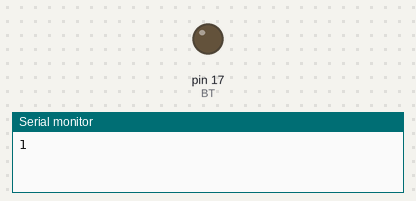
Recording of a sketch running on a simulated Arduino Uno, built with avr-gcc and run on an emulated ATmega328P. Shown: output pins drawn as LEDs (lit = HIGH), the last lines printed to the serial monitor.

Above: at 0.1 s.
At 12.6 s:
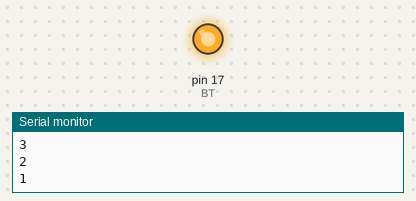
Timing chart, 0 to 14.1 s (numbered marks = the images above):
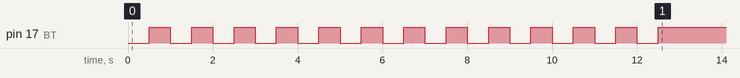

The sketch:

lab4.3.ino
```cpp
#define BT 17
void setup() {
  pinMode(BT, OUTPUT);
  Serial.begin(115200);
  for (int count = 1; count <= 10; count++) {
    if(count == 5)
    break;
    Serial.println(count);
    digitalWrite(BT, LOW);
    delay(500);
    digitalWrite(BT, HIGH);
    delay(500);
  }
  for (int count = 10; count >= 1; count--) {
    if (count == 7)
     continue;
    Serial.println(count);
    digitalWrite(BT, LOW);
    delay(500);
    digitalWrite(BT, HIGH);
    delay(500);

}}

void loop() {
}
```
